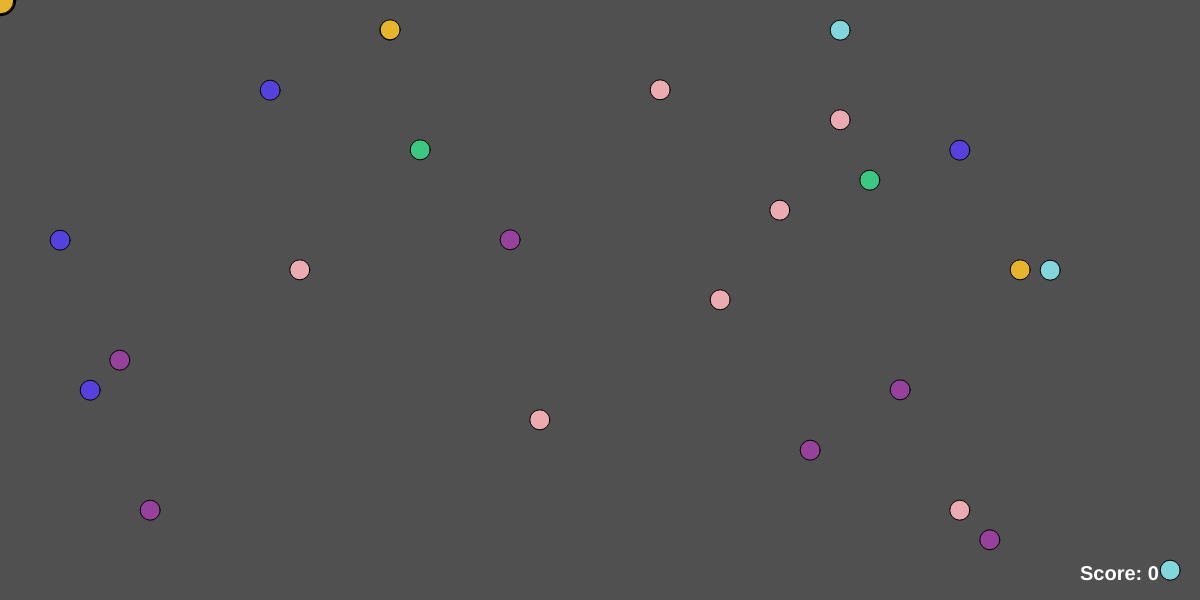
Frame 1 (no input)
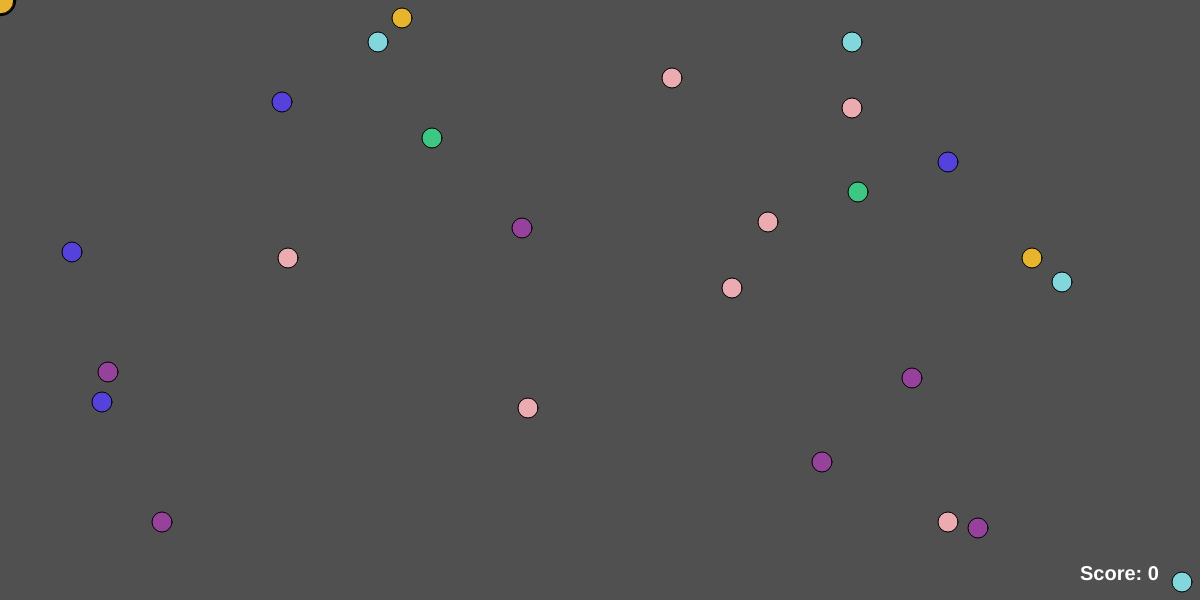
Frame 60 (no input)
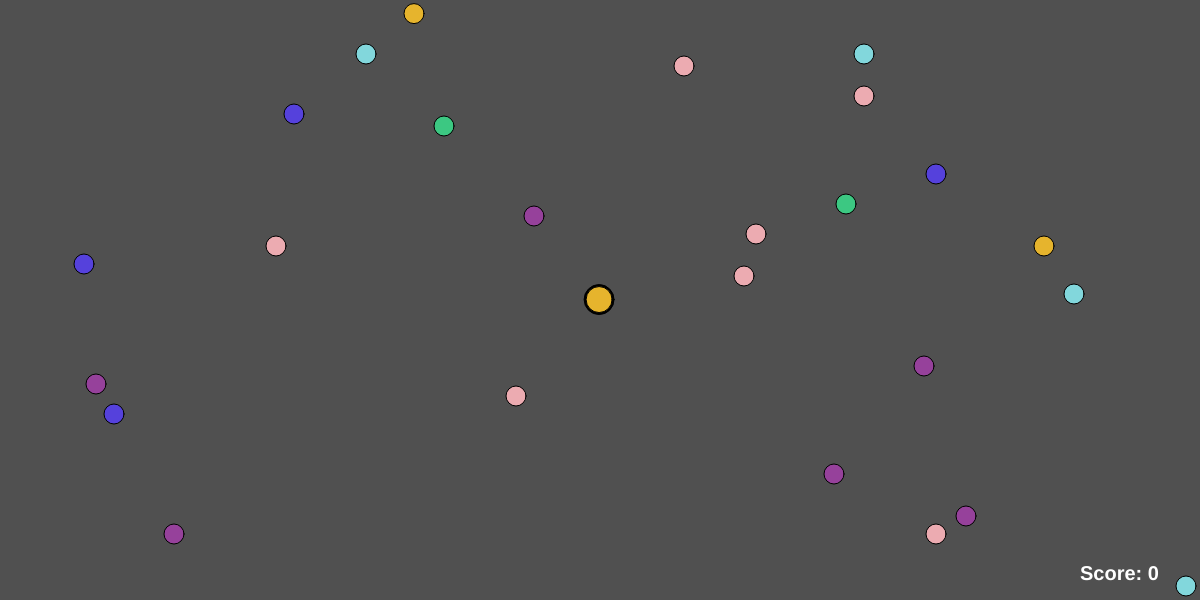
Frame 120 (the mouse pressed at the canvas centre since frame 60)

The p5.js sketch that drew these frames (run headless with seeded random() and noise() and a simulated clock; from frame 60 on, the mouse is pressed at the canvas centre):

// p5.js sketch
// ── sketch.js
var snake;
var scl = 30;
var food_scl;
var food_list = new Array();
var score;
var total_balls;
var max_balls = 25;
var change_colour;
var speed;

function setup(){
	food_scl = 20;
	speed = 0.01;
	score = 0;
	total_balls = 0;
	createCanvas(1200,600);
	setupSnake();
	setupFood();
	frameRate(60);
	change_colour = 1;
	noCursor();
}

function setupSnake(){
	snake = new Snake();
	snake.goal = Math.floor(Math.random() * 5) + 1;
}

function setupFood(){
	for(i=0; i < max_balls; i++){
		addRandomFood(total_balls);
		total_balls++;
	}
}

function draw(){
	var running = 1;

	if(!(score%10) && change_colour && score) updateGoal();
	background(80);

  	snake.draw();
  	for(i=0; i<total_balls && running; i++){
	  	if(snake.eat(food_list[i]) && food_list[i].colour != snake.goal){
	  		change_colour = 1;
	  		score++;
			addRandomFood(i);
	  	}
	  	else if(snake.eat(food_list[i]) && food_list[i].colour == snake.goal){
	  		running = 0;
	  	}
 	}
 	if(running){
  		drawFood();
  		fill(255,255,255);
	  	textStyle(BOLD);
	  	textSize(20);
  		text("Score: " + score, width-120, height-20);
  	}
  	else{
  		fill(255,255,255);
  		textSize(100);
  		textStyle(BOLD);
		text("GAME OVER",width/4,height/2);
		textSize(50);
		text("Your score: " + score,width/4+150,height/2+80);
		noLoop();
  	}
}

function drawFood(){
	for(i=0; i<total_balls; i++)
		food_list[i].draw();
}

function updateGoal(){
	console.log("ANTIGO GOAL: " + snake.goal);
	new_goal = Math.floor(Math.random() * 5) + 1;
	console.log("new goal: " + new_goal);
	if(new_goal == snake.goal)
		snake.goal = (new_goal++)%6;
	else snake.goal = new_goal;

	if(!snake.goal) snake.goal = 6;
	console.log("NOVO GOAL: " + snake.goal);
	change_colour = 0;
	speed*=1.2;
	food_scl+=5;
}

function addRandomFood(indice){
	var c = floor(random(width/scl));
	var r = floor(random(height/scl));
	var aux_x = Math.random();
	var aux_y = Math.random();
	var colour = Math.floor(Math.random() * 6) + 1;  

	if(aux_x >= 0.5) xspeed = speed;
	else xspeed = -speed;
	if(aux_y >= 0.5) yspeed = speed;
	else yspeed = -speed;

	food_list[indice] = new Food(c*scl,r*scl,xspeed,yspeed,food_scl,colour);
}

function keyPressed(){
	if(keyCode == UP_ARROW){
		snake.up();
	}
	else if(keyCode == DOWN_ARROW){
		snake.down();
	}
	else if(keyCode == RIGHT_ARROW){
		snake.right();
	}
	else if(keyCode == LEFT_ARROW){
		snake.left();
	}
}

function keyReleased(){
	if(keyCode == UP_ARROW){
		snake.down();
	}
	else if(keyCode == DOWN_ARROW){
		snake.up();
	}
	else if(keyCode == RIGHT_ARROW){
		snake.left();
	}
	else if(keyCode == LEFT_ARROW){
		snake.right();
	}
}



// ── food.js
function Food(a,b,c,d,e,f){
	this.x = a;
	this.y = b;
	this.xspeed = c;
	this.yspeed = d;
	this.scl = e;
	this.colour = f;

	this.show = function(){

		switch(this.colour) {
		    case 1: // rosa
		        fill(236,171, 177);
		        break;
		    case 2: // azul
		        fill(85, 65, 220);
		        break;
			case 3: // verde
		        fill(60, 200, 130);
		        break;
			case 4: // roxo lilás wtv
		        fill(150, 65, 155);
		        break;
	        case 5: // laranja
		        fill(230, 180, 45);
		        break;
	        case 6: // azul bebe
		        fill(130, 215, 220);
		        break;
        }
		ellipse(this.x,this.y,this.scl,this.scl);
	}

	this.update = function(){

		this.x = this.x + this.xspeed * this.scl;
		this.y = this.y + this.yspeed * this.scl;
		
		if(this.xspeed > 0){
			if(this.x + this.scl/2 >= width) this.xspeed *= -1;
		}
		else if(this.xspeed < 0){
			if(this.x - this.scl/2 <= 0) this.xspeed *= -1;		
		}

		if(this.yspeed > 0){
			if(this.y + this.scl/2 >= height) this.yspeed *= -1;
		}
		else if(this.yspeed < 0){
			if(this.y - this.scl/2 <= 0) this.yspeed *= -1;
		}	
	}

	this.draw = function(){
		this.update();
  		this.show();
	}

}
// ── snake.js
function Snake(){
	this.x = scl/2;
	this.y = scl/2;
	this.size = 0;
	this.xspeed = 0;
	this.yspeed = 0;
	this.angle = 0.0;
	this.goal;

	this.up = function(){
		this.yspeed += -0.1;
	}

	this.down = function(){
		this.yspeed += 0.1;
	}

	this.right = function(){
		this.xspeed += 0.1;
	}

	this.left = function(){
		this.xspeed += -0.1;
	}

	this.eat = function(pos){
		return (dist(this.x, this.y, pos.x, pos.y ) < (scl+pos.scl)/2);
	}

	this.update = function(){

		this.x = this.x + this.xspeed * scl;
		this.y = this.y + this.yspeed * scl;
		
		if(this.x > width) this.x = 0;
		if(this.y > height) this.y = 0;
		if(this.x < 0) this.x = width;
		if(this.y < 0) this.y = height;
	}

	this.show = function(){
		fill(0,0,0);
		ellipse(this.x,this.y,scl,scl);
		switch(this.goal) {
		    case 1: // rosa
		        fill(236,171, 177);
		        break;
		    case 2: // azul
		        fill(85, 65, 220);
		        break;
			case 3: // verde
		        fill(60, 200, 130);
		        break;
			case 4: // roxo lilás wtv
		        fill(150, 65, 155);
		        break;
	        case 5: // laranja
		        fill(230, 180, 45);
		        break;
	        case 6: // azul bebe
		        fill(130, 215, 220);
		        break;
        }
		ellipse(this.x,this.y,scl-4,scl-4);
	}

	this.draw = function(){
		dx = mouseX - this.x;
		dy = mouseY - this.y;
		angle1 = atan2(dy, dx);
		this.x = mouseX - (cos(angle1) );
		this.y = mouseY - (sin(angle1) ); 
		//this.update();
		this.show();
	}
}
